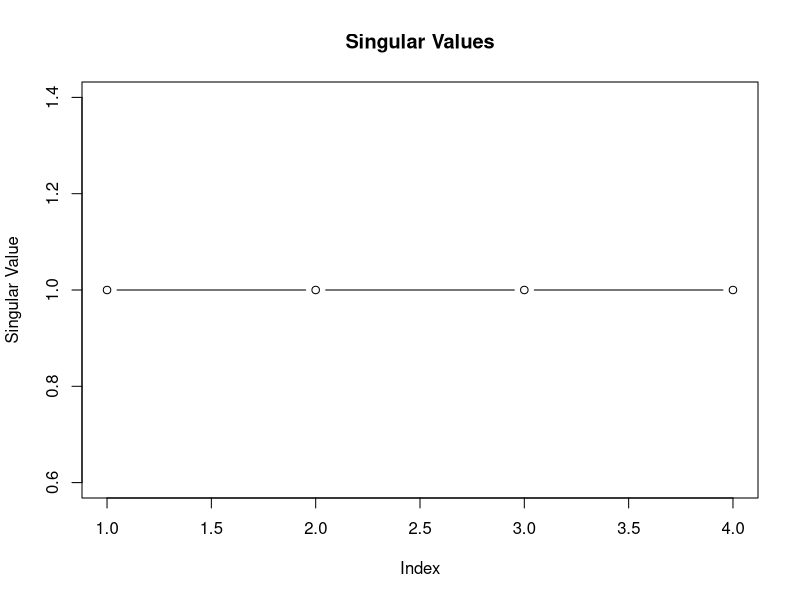

Generate this figure with R:
# Perform SVD analysis of a network.

library(igraph) 
g <- graph(c(1, 2, 2, 3, 3, 4, 4, 1)) 
adj_matrix <- as_adjacency_matrix(g, sparse = FALSE) 
print(adj_matrix) 

svd_result <- svd(adj_matrix) 
print(svd_result)

U <- svd_result$u
D <- diag(svd_result$d)  # D is a diagonal matrix, created with diag() function 
V <- svd_result$v 

print("U Matrix:") 
print(U) 
print("D Matrix:") 
print(D) 
print("V Matrix:") 
print(V) 

plot(svd_result$d, type = "b", main = "Singular Values", xlab = "Index", ylab = "Singular Value")
